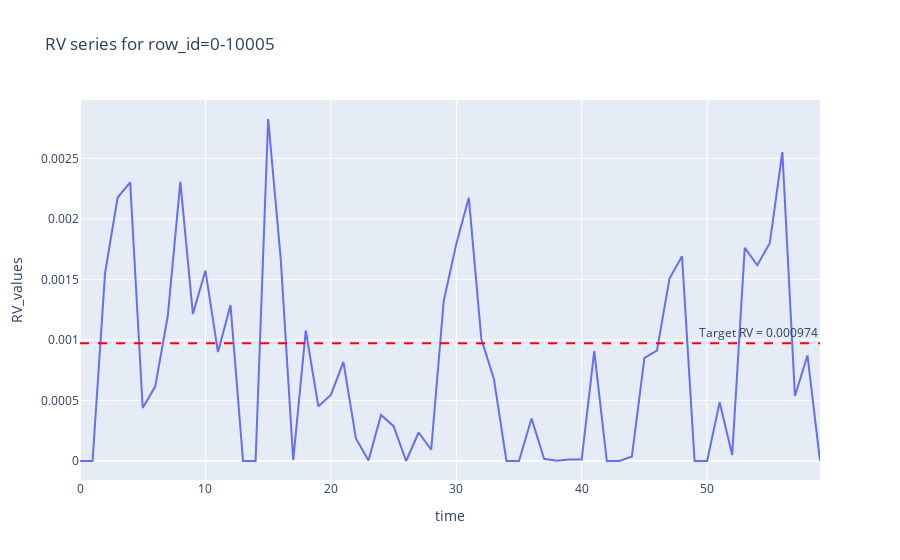

The notebook cell this image was saved under:
### Markdown cell above
Let us take a look at one of the time series for RV in the training set, and compared with the target RV. Note that because the target RV is given for every 'time_id' and the series we constructed has 60 time intervals per 'time_id', we need to divide by sqrt(60).

### Code cell
idx = 2
RV_values = RV_train_dataset.__getitem__(idx)[0][:60]
row_id = RV_train_dataset.get_row_id(idx)
target_RV_adjusted = target_train[target_train["row_id"]==row_id]['target'].item()/np.sqrt(60)

import torch
import plotly.express as px
import pandas as pd


time = torch.arange(60)

# Create DataFrame for Plotly
df = pd.DataFrame({
    'time': time.numpy(),
    'RV_values': RV_values.numpy(),
})

# Plot
fig = px.line(df, x='time', y='RV_values', title='RV series for row_id='+row_id)

fig.add_hline(
    y=target_RV_adjusted,
    line_dash="dash",
    line_color="red",
    annotation_text="Target RV = "+str(round(target_RV_adjusted,6)),
    annotation_position="top right"
)

fig.show()
del df

### Figure 1 — Plotly figure (JSON) as saved in the notebook; plotly's stock layout.template omitted (floating-point values rounded to 4 significant figures)
{"data": [{"hovertemplate": "time=%{x}<br>RV_values=%{y}<extra></extra>", "legendgroup": "", "line": {"color": "#636efa", "dash": "solid"}, "marker": {"symbol": "circle"}, "mode": "lines", "name": "", "orientation": "v", "showlegend": false, "type": "scatter", "x": [0, 1, 2, 3, 4, 5, 6, 7, 8, 9, 10, 11, 12, 13, 14, 15, 16, 17, 18, 19, 20, 21, 22, 23, 24, 25, 26, 27, 28, 29, 30, 31, 32, 33, 34, 35, 36, 37, 38, 39, 40, 41, 42, 43, 44, 45, 46, 47, 48, 49, 50, 51, 52, 53, 54, 55, 56, 57, 58, 59], "xaxis": "x", "y": [0.0, 0.0, 0.001554, 0.002177, 0.002303, 0.0004375, 0.0006168, 0.001199, 0.002306, 0.001215, 0.001574, 0.0009001, 0.001288, 0.0, 0.0, 0.002826, 0.001674, 6.011e-06, 0.001078, 0.000451, 0.000546, 0.0008189, 0.0001863, 4.263e-06, 0.0003806, 0.0002877, 0.0, 0.0002353, 9.297e-05, 0.001322, 0.001794, 0.002176, 0.001005, 0.0006779, 8.554e-07, 0.0, 0.0003513, 1.86e-05, 2.321e-06, 1.171e-05, 1.194e-05, 0.0009076, 0.0, 0.0, 3.671e-05, 0.0008514, 0.000911, 0.001508, 0.001691, 0.0, 0.0, 0.0004862, 5.027e-05, 0.001761, 0.001617, 0.001801, 0.002553, 0.0005364, 0.0008719, 0.0], "yaxis": "y"}], "layout": {"annotations": [{"showarrow": false, "text": "Target RV = 0.000974", "x": 1, "xanchor": "right", "xref": "x domain", "y": 0.0009739, "yanchor": "bottom", "yref": "y"}], "legend": {"tracegroupgap": 0}, "shapes": [{"line": {"color": "red", "dash": "dash"}, "type": "line", "x0": 0, "x1": 1, "xref": "x domain", "y0": 0.0009739, "y1": 0.0009739, "yref": "y"}], "title": {"text": "RV series for row_id=0-10005"}, "xaxis": {"anchor": "y", "domain": [0, 1], "title": {"text": "time"}}, "yaxis": {"anchor": "x", "domain": [0, 1], "title": {"text": "RV_values"}}}}
